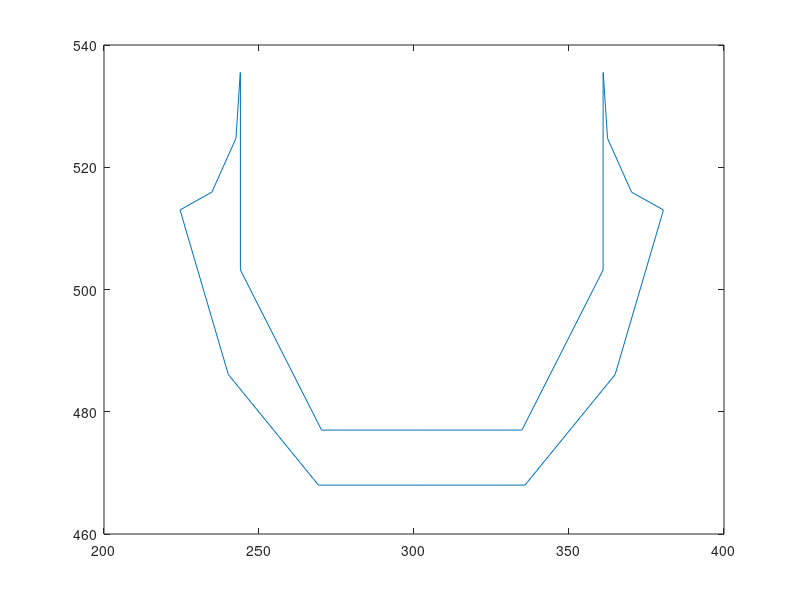

This chart was generated by the following MATLAB code:
x = [
266.5   513
266.5   532.882
282.618 549
302.5   549
322.382 549
338.5   532.882
338.5   513
338.5   493.118
322.382 477
302.5   477
282.618 477
266.5   493.118
266.5   513
];

x = [
224.53 513.017
240.089 486.107
269.18 468
302.5 468
335.797 468
364.871 486.082
380.438 512.963
380.442 513.018
370.199 515.918
362.431 524.712
361.036 535.504
361 535.5
361 503.191
334.808 477
302.5 477
270.191 477
244 503.191
244 535.5
243.954 535.505
242.561 524.731
234.818 515.947
224.6 513.032
224.53 513.017
];

plot( x(:,1), x(:,2) )

